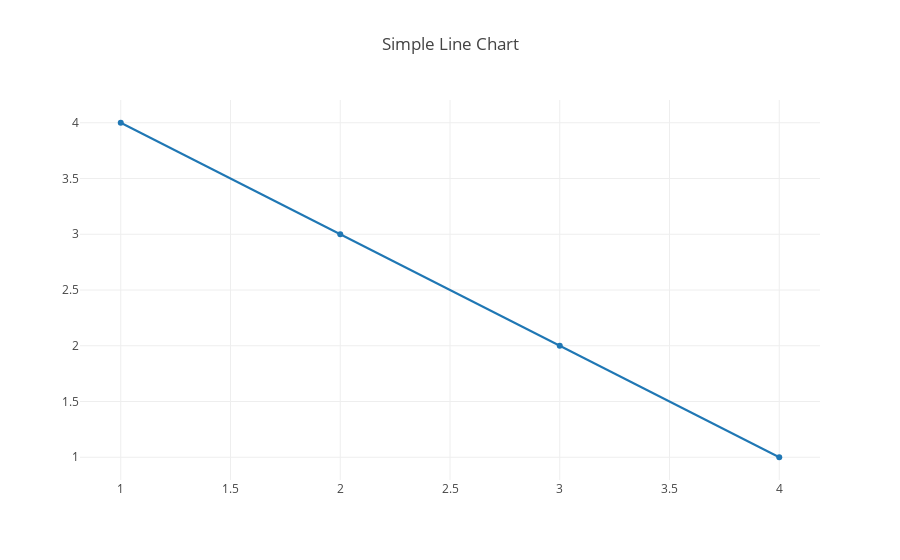

Here is the notebook cell this chart was saved with:
### Code cell
import plotly
from plotly.graph_objs import Scatter, Layout

plotly.offline.init_notebook_mode(connected=True)

plotly.offline.iplot({
    "data": [Scatter(x=[1, 2, 3, 4], y=[4, 3, 2, 1])],
    "layout": Layout(title="Simple Line Chart")
})

### Figure 1 — Plotly figure (JSON) as saved in the notebook; plotly's stock layout.template omitted (floating-point values rounded to 4 significant figures)
{"data": [{"x": [1, 2, 3, 4], "y": [4, 3, 2, 1], "type": "scatter"}], "layout": {"title": "Simple Line Chart"}}
